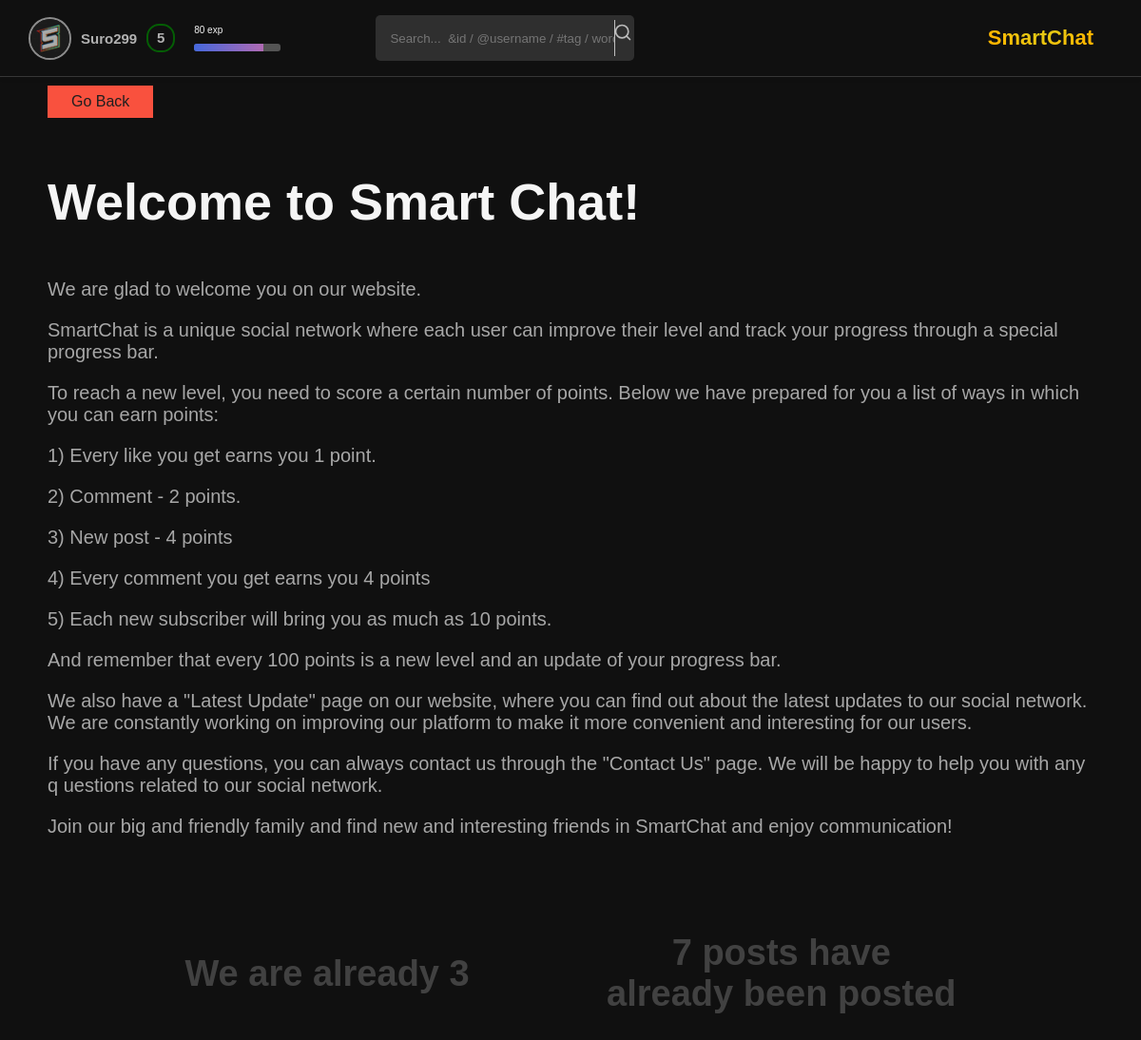
/us/about/ (signed in), run on an earlier commit of the app's database.
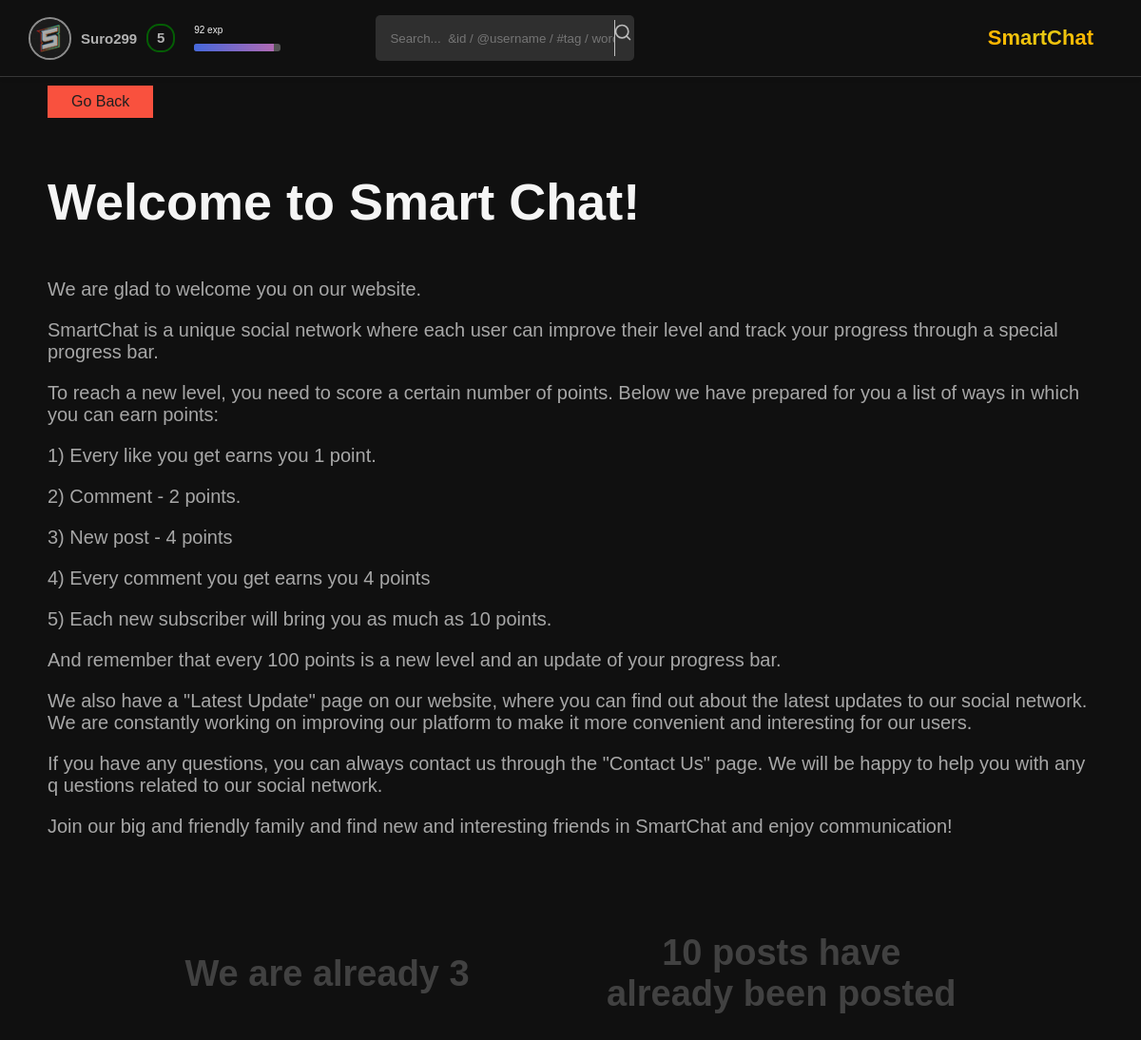
And on a later commit of the database.
### users/models.py (models this page shows, shortened)
class CustomUser(AbstractBaseUser, PermissionsMixin):
    ACTIVITY_CHOICES = (
        ('all', 'all'),
        ('friends', 'friends'),
        ('nobody', 'nobody'),
    )
    AVATAR_CHOICES = (
        ('all', 'all'),
        ('friends', 'friends'),
    )
    username = models.CharField(_("User name"), max_length = 255, unique = True)
    first_name = models.CharField(_("User First Name"), max_length = 100, blank = True)
    last_name = models.CharField(_("User Last Name"), max_length = 100, blank = True)
    email = models.EmailField(_("email address"), blank = True, default = "",)
    avatar = models.ImageField(_("User avatar"), blank = True, default = "default_avatar.png",)
    description = models.TextField(_("User Description"), blank = True, default = "No BIO")
    subscribers_set = models.ManyToManyField('CustomUser', blank = True, related_name = 'subscriptions')
    posts_posted = models.PositiveBigIntegerField(_("posts_posted"), default = 0)
    reactions = models.PositiveBigIntegerField(_("reactions"), default = 0)
    points = models.PositiveBigIntegerField(_("points"), default = 0)
    level = models.PositiveIntegerField("User level", default = 1)
    exp = models.PositiveIntegerField("User Exp", default = 0)
    favorites = models.ManyToManyField('main.PostsModel', blank = True)
    subscription_set = models.ManyToManyField('CustomUser', blank = True, related_name = 'subscribers')
    friends_set = models.ManyToManyField('CustomUser', blank = True, related_name = 'friends')
    is_staff = models.BooleanField(default = False)
    is_active = models.BooleanField(default = True)
    date_joined = models.DateTimeField(auto_created=True, default=timezone.now)
    avatar_visibility = models.CharField(max_length=7, choices= AVATAR_CHOICES, default='all')
    activity_visibility = models.CharField(max_length=7, choices= ACTIVITY_CHOICES, default='all')
    USERNAME_FIELD = "username"
    REQUIRED_FIELDS = ["email"]
    objects = CustomUserManager()

### about_us/views.py (the view)
# urls.py: path("about/", views.about_us, name = "about_us"),
def about_us(request):
    if not (request.user.is_authenticated):
        return redirect("/")
    about_us = AboutUsText.objects.all()[0]
    about_us_text = str(about_us.text).split("\n")
    about_us_title = about_us.title
    users_count = User.objects.all().count()
    posts_count = PostsModel.objects.all().count()
    return render(request, "about_us/about_us.html", context = {
        "users_count": users_count,
        "posts_count": posts_count,
        "about_us_title": about_us_title,
        "about_us_text": about_us_text
    })

### about_us/templates/about_us/about_us.html (shortened to what this page needs)
{% extends 'main/base.html' %}
{% load static %}
{% block css %}
    <link rel="stylesheet" href="{% static 'about_us/css/about_us/style.css' %}">
{% endblock %}
{% block main %}
    <main>
        <button onclick="history.back()"> Go Back </button>
        <h1> {{ about_us_title }} </h1>
        {% for i in about_us_text %}
        <p>
            {{ i }}
        </p>
        {% endfor %}
        <div>
            <h1> We are already {{ users_count }} </h1>
            <h1> {{ posts_count }} posts have <br> already been posted </h1>
        </div>
    </main>
{% endblock %}

### main/templates/main/base.html (shortened to what this page needs)
{% load static %}
<!DOCTYPE html>
<html lang="en">
  <head>
    <link rel="stylesheet" href="{% static 'main/css/dop/header/style.css'%}" />
    <link
      rel="stylesheet"
      href="{% static 'main/css/dop/set_menu/style.css' %}"
    />
    {% block css %} {% endblock %}
  </head>
  <body>
    <header>
      <div onclick="OpenSettingsWindow()">
        <span>
          <img src="{{ user.avatar.url }}" alt="User Avatar" />
        </span>
        <h1>{{ user.username }}</h1>
        {% if user.level < 10 %}
        <div style="border-color: green">
          <h1>{{ user.level }}</h1>
        </div>
        {% endif %}
      </div>
      <div>
        <p>{{ user.exp }} exp</p>
        <div>
          <div style="width: {{ user.exp }}%;"></div>
        </div>
      </div>
      <div>
        <form action="{% url 'posts' %}">
          <input type="text" name = "search" placeholder="Search...  &id / @username / #tag / word" />
          <button type="submit">
            <img src="{% static 'main/icon/search.svg' %}" alt="">
          </button>
        </form>
      </div>
      <div>
        <h1>SmartChat</h1>
      </div>
    </header>
    {% block main %} {% endblock %}
  </body>
</html>

What changed in the data, as far as the page shows it:
changed CustomUser "Suro299": exp "80" → "92"
Also different on the page:
{{ posts_count }}: "7" → "10"
